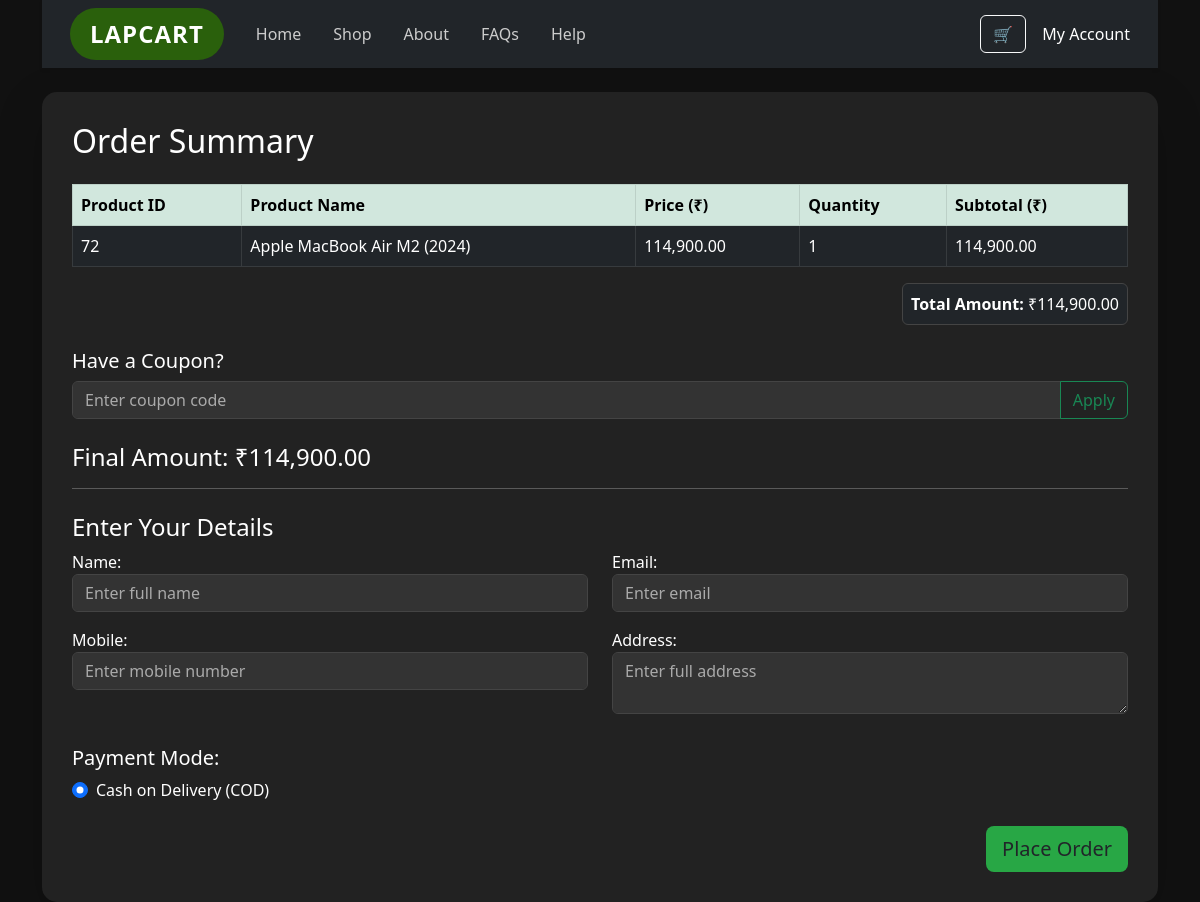
The app's page /User/checkout.php (signed in) with its own data.
### tables this page shows
CREATE TABLE `cart_master` (
  `cart_id` int(11) NOT NULL,
  `user_id` int(11) NOT NULL,
  `product_id` int(11) NOT NULL,
  `quantity` int(11) NOT NULL CHECK (`quantity` > 0),
  `added_at` datetime DEFAULT current_timestamp()
);

CREATE TABLE `product_master` (
  `product_id` int(11) NOT NULL,
  `product_name` varchar(150) NOT NULL,
  `product_description` text NOT NULL,
  `brand_id` int(11) NOT NULL,
  `product_price` decimal(10,2) NOT NULL,
  `stock_quantity` int(11) NOT NULL,
  `added_at` datetime DEFAULT current_timestamp(),
  `image_path` varchar(255) DEFAULT NULL,
  `price` decimal(10,2) NOT NULL DEFAULT 0.00,
  `stock` int(11) NOT NULL DEFAULT 0
);

### User/checkout.php (the view, shortened to what this page needs)
<?php
$conn = new mysqli("localhost", "root", "", "laptop_store");
$user_id = $_SESSION['user_id'];
$sql = "
    SELECT c.product_id, c.quantity, p.product_name, p.product_price
    FROM cart_master c
    JOIN product_master p ON c.product_id = p.product_id
    WHERE c.user_id = $user_id
";
$result = $conn->query($sql);
$cart_items = [];
$total_amount = 0;
while ($row = $result->fetch_assoc()) {
    $cart_items[] = $row;
    $subtotal = $row['product_price'] * $row['quantity'];
    $total_amount += $subtotal;
}
?>
<!DOCTYPE html>
<html lang="en">
<head>
    <link href="https://cdn.jsdelivr.net/npm/bootstrap@5.3.0/dist/css/bootstrap.min.css" rel="stylesheet">
</head>
<body>
<div class="container">
    <div class="sticky-top bg-dark shadow-sm">
        <nav class="navbar navbar-expand-lg bg-dark px-3">
            <div class="container-fluid d-flex align-items-center justify-content-between">
                <div class="d-flex align-items-center">
                    <a href="index.php"><div class="lapcart-logo me-4">LAPCART</div></a>
                    <ul class="navbar-nav d-flex flex-row gap-3">
                        <li class="nav-item"><a class="nav-link" href="index.php">Home</a></li>
                        <li class="nav-item"><a class="nav-link" href="shop.php">Shop</a></li>
                        <li class="nav-item"><a class="nav-link" href="aboutus.php">About</a></li>
                        <li class="nav-item"><a class="nav-link" href="faqs.php">FAQs</a></li>
                        <li class="nav-item"><a class="nav-link" href="help.php">Help</a></li>
                    </ul>
                </div>
                <div class="d-flex align-items-center gap-3">
                    <a href="addtocart.php" class="btn btn-outline-light position-relative">🛒</a>
                    <div class="dropdown">
                        <a class="dropdown-item" href="profile.php">My Account</a>
                    </div>
                </div>
            </div>
        </nav>
    </div>
    <div class="checkout-box shadow-lg mt-4">
        <h2 class="mb-4">Order Summary</h2>
        <form action="place_order.php" method="post">
            <table class="table table-bordered table-dark">
                <thead class="table-success text-dark">
                <tr>
                    <th>Product ID</th>
                    <th>Product Name</th>
                    <th>Price (₹)</th>
                    <th>Quantity</th>
                    <th>Subtotal (₹)</th>
                </tr>
                </thead>
                <tbody>
                <?php foreach ($cart_items as $item):
                    $subtotal = $item['product_price'] * $item['quantity'];
                ?>
                <tr>
                    <td><?= $item['product_id'] ?></td>
                    <td><?= htmlspecialchars($item['product_name']) ?></td>
                    <td><?= number_format($item['product_price'], 2) ?></td>
                    <td><?= $item['quantity'] ?></td>
                    <td><?= number_format($subtotal, 2) ?></td>
                </tr>
                <?php endforeach; ?>
                </tbody>
            </table>
            <div class="d-flex justify-content-end mt-2">
                <div class="p-2 bg-dark text-white rounded" style="min-width: 180px; text-align:center; border: 1px solid #444;">
                    <strong>Total Amount:</strong> ₹<?= number_format($total_amount, 2) ?>
                </div>
            </div>
            <div class="mt-4 position-relative">
                <h5>Have a Coupon?</h5>
                <div class="input-group mb-3">
                    <input type="text" name="coupon_code" id="coupon" class="form-control" placeholder="Enter coupon code">
                    <button class="btn btn-outline-success" type="button" id="applyCoupon">Apply</button>
                </div>
            </div>
            <div class="mt-4">
                <h4>Final Amount: ₹<span id="totalDisplay"><?= number_format($total_amount, 2) ?></span></h4>
            </div>
            <hr class="bg-secondary">
            <h4 class="mt-4">Enter Your Details</h4>
            <div class="row">
                <div class="col-md-6 mb-3">
                    <label>Name:</label>
                    <input type="text" name="name" class="form-control" required placeholder="Enter full name">
                </div>
                <div class="col-md-6 mb-3">
                    <label>Email:</label>
                    <input type="email" name="email" id="email" class="form-control" required
                           placeholder="Enter email"
                           pattern="^[^@\s]+@[^@\s]+\.[^@\s]+$"
                           title="Enter a valid email address (must include . after @)">
                </div>
                <div class="col-md-6 mb-3">
                    <label>Mobile:</label>
                    <input type="text" name="mobile" id="mobile" class="form-control" required
                           placeholder="Enter mobile number"
                           pattern="[6-9][0-9]{9}"
                           title="Enter a valid 10-digit mobile number starting with 6,7,8, or 9">
                </div>
                <div class="col-md-6 mb-3">
                    <label>Address:</label>
                    <textarea name="address" class="form-control" rows="2" required placeholder="Enter full address"></textarea>
                </div>
            </div>
            <div class="mt-3">
                <h5>Payment Mode:</h5>
                <div class="form-check">
                    <input class="form-check-input" type="radio" name="payment_mode" id="cod" value="COD" checked>
                    <label class="form-check-label" for="cod">Cash on Delivery (COD)</label>
                </div>
            </div>
            <div class="text-end mt-4">
                <button type="submit" class="btn btn-green btn-lg">Place Order</button>
            </div>
        </form>
    </div>
</div>
</body>
</html>

### User/checkout.php (style rules this page uses)
body { background-color: #111; color: #fff; }
.checkout-box { background-color: #222; padding: 30px; border-radius: 15px; margin-top: 50px; }
.btn-green { background-color: #28a745; border: none; }
.form-control, .form-select { background-color: #333; color: #fff; border: 1px solid #444; }
.form-control::placeholder { color: #aaa; }
.nav-link { color: #ccc !important; }
.lapcart-logo { background-color: #2a600c; color: #fff; font-weight: bold; padding: 8px 20px; border-radius: 999px; font-size: 24px; letter-spacing: 1px; display: inline-block; }

### records on screen
cart_master: product "72", product.product_name "Apple MacBook Air M2 (2024)", product.product_price "114,900.00", quantity "1", subtotal "114,900.00"

### other values on screen
$total_amount "114,900.00"
